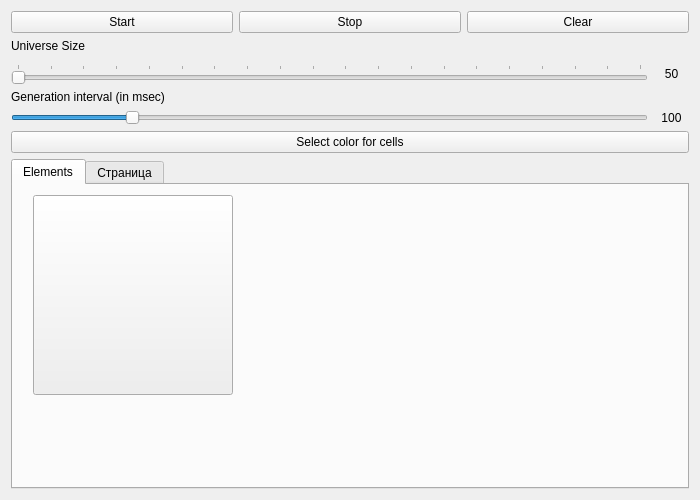
<?xml version="1.0" encoding="UTF-8"?>
<ui version="4.0">
 <class>MainWindow</class>
 <widget class="QMainWindow" name="MainWindow">
  <property name="geometry">
   <rect>
    <x>0</x>
    <y>0</y>
    <width>700</width>
    <height>500</height>
   </rect>
  </property>
  <property name="sizePolicy">
   <sizepolicy hsizetype="Expanding" vsizetype="Expanding">
    <horstretch>0</horstretch>
    <verstretch>0</verstretch>
   </sizepolicy>
  </property>
  <property name="windowTitle">
   <string>Conway's Game of Life</string>
  </property>
  <widget class="QWidget" name="centralWidget">
   <layout class="QGridLayout" name="gridLayout">
    <item row="0" column="0">
     <layout class="QHBoxLayout" name="mainLayout">
      <item>
       <layout class="QVBoxLayout" name="gameLayout"/>
      </item>
      <item>
       <layout class="QVBoxLayout" name="setLayout">
        <item>
         <layout class="QHBoxLayout" name="controlLayout">
          <item>
           <widget class="QPushButton" name="startButton">
            <property name="text">
             <string>Start</string>
            </property>
           </widget>
          </item>
          <item>
           <widget class="QPushButton" name="stopButton">
            <property name="text">
             <string>Stop</string>
            </property>
           </widget>
          </item>
          <item>
           <widget class="QPushButton" name="clearButton">
            <property name="text">
             <string>Clear</string>
            </property>
           </widget>
          </item>
         </layout>
        </item>
        <item>
         <widget class="QLabel" name="label">
          <property name="text">
           <string>Universe Size</string>
          </property>
         </widget>
        </item>
        <item>
         <layout class="QHBoxLayout" name="universeSizeLayout">
          <property name="topMargin">
           <number>5</number>
          </property>
          <item>
           <widget class="QSlider" name="cellsControl">
            <property name="sizePolicy">
             <sizepolicy hsizetype="Minimum" vsizetype="Fixed">
              <horstretch>0</horstretch>
              <verstretch>0</verstretch>
             </sizepolicy>
            </property>
            <property name="minimum">
             <number>50</number>
            </property>
            <property name="maximum">
             <number>1000</number>
            </property>
            <property name="orientation">
             <enum>Qt::Horizontal</enum>
            </property>
            <property name="tickPosition">
             <enum>QSlider::TicksAbove</enum>
            </property>
            <property name="tickInterval">
             <number>50</number>
            </property>
           </widget>
          </item>
          <item>
           <widget class="QLabel" name="sizeLabel">
            <property name="sizePolicy">
             <sizepolicy hsizetype="Maximum" vsizetype="Preferred">
              <horstretch>0</horstretch>
              <verstretch>0</verstretch>
             </sizepolicy>
            </property>
            <property name="minimumSize">
             <size>
              <width>35</width>
              <height>0</height>
             </size>
            </property>
            <property name="text">
             <string>50</string>
            </property>
            <property name="alignment">
             <set>Qt::AlignCenter</set>
            </property>
           </widget>
          </item>
         </layout>
        </item>
        <item>
         <widget class="QLabel" name="label2">
          <property name="text">
           <string>Generation interval (in msec)</string>
          </property>
         </widget>
        </item>
        <item>
         <layout class="QHBoxLayout" name="iterIntervalLayout">
          <property name="topMargin">
           <number>0</number>
          </property>
          <item>
           <widget class="QSlider" name="iterInterval">
            <property name="sizePolicy">
             <sizepolicy hsizetype="Minimum" vsizetype="Fixed">
              <horstretch>0</horstretch>
              <verstretch>0</verstretch>
             </sizepolicy>
            </property>
            <property name="minimum">
             <number>10</number>
            </property>
            <property name="maximum">
             <number>500</number>
            </property>
            <property name="sliderPosition">
             <number>100</number>
            </property>
            <property name="orientation">
             <enum>Qt::Horizontal</enum>
            </property>
           </widget>
          </item>
          <item>
           <widget class="QLabel" name="intervalLabel">
            <property name="sizePolicy">
             <sizepolicy hsizetype="Maximum" vsizetype="Preferred">
              <horstretch>0</horstretch>
              <verstretch>0</verstretch>
             </sizepolicy>
            </property>
            <property name="minimumSize">
             <size>
              <width>35</width>
              <height>0</height>
             </size>
            </property>
            <property name="text">
             <string>100</string>
            </property>
            <property name="alignment">
             <set>Qt::AlignCenter</set>
            </property>
           </widget>
          </item>
         </layout>
        </item>
        <item>
         <widget class="QPushButton" name="colorButton">
          <property name="text">
           <string>Select color for cells</string>
          </property>
         </widget>
        </item>
        <item>
         <widget class="QTabWidget" name="tabWidget">
          <property name="sizePolicy">
           <sizepolicy hsizetype="Minimum" vsizetype="Expanding">
            <horstretch>0</horstretch>
            <verstretch>0</verstretch>
           </sizepolicy>
          </property>
          <widget class="QWidget" name="elements">
           <attribute name="title">
            <string>Elements</string>
           </attribute>
           <widget class="GridTemplateButton" name="pushButton">
            <property name="geometry">
             <rect>
              <x>20</x>
              <y>10</y>
              <width>200</width>
              <height>200</height>
             </rect>
            </property>
           </widget>
          </widget>
          <widget class="QWidget" name="tab">
           <attribute name="title">
            <string>Страница</string>
           </attribute>
          </widget>
         </widget>
        </item>
       </layout>
      </item>
     </layout>
    </item>
   </layout>
  </widget>
 </widget>
 <layoutdefault spacing="6" margin="11"/>
 <customwidgets>
  <customwidget>
   <class>GridTemplateButton</class>
   <extends>QPushButton</extends>
   <header>UI/gridtemplatebutton.h</header>
  </customwidget>
 </customwidgets>
 <resources/>
 <connections/>
</ui>
